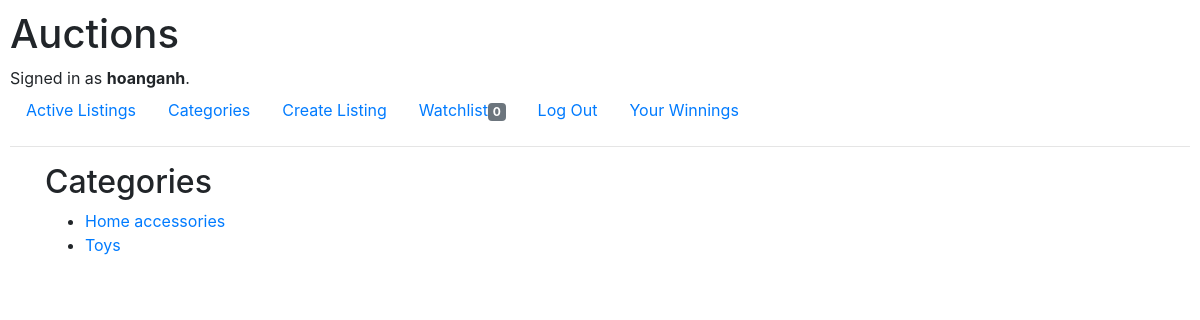
Before: /categories (signed in) with the older database file.
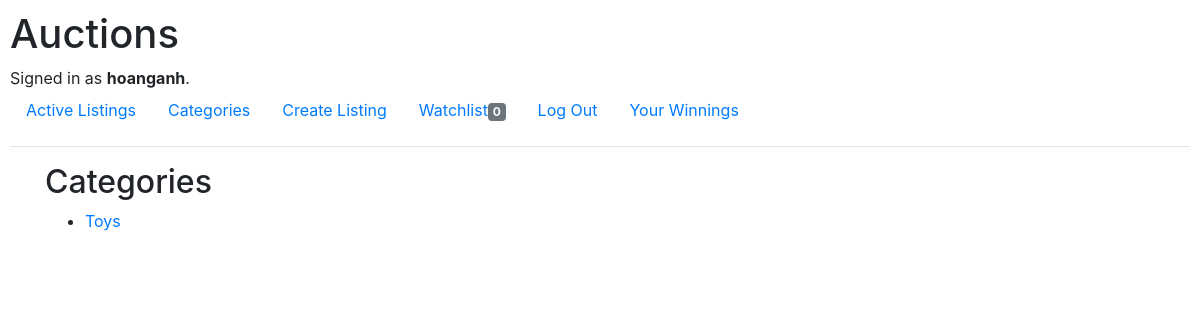
After: the same page with the newer database file.
### auctions/models.py (models this page shows, shortened)
class Listing(models.Model):
    title = models.CharField(max_length=64)
    owner = models.CharField(max_length=64)
    description = models.TextField(max_length=1024)
    price = models.IntegerField()
    category = models.CharField(max_length=64)
    link = models.URLField(max_length=200, blank=True, null=True, default=None)
    time = models.DateTimeField(auto_now_add=True)

### auctions/views.py (the view)
# urls.py: path("categories", views.categories, name="categories"),
def categories(request):
    items=Listing.objects.raw("SELECT * FROM auctions_listing GROUP BY category")
    try:
        w = Watchlist.objects.filter(user=request.user.username)
        wcount=len(w)
    except:
        wcount=None
    return render(request,"auctions/categories.html",{
        "items": items,
        "wcount":wcount
    })

### auctions/templates/auctions/categories.html
{% extends "auctions/layout.html" %}
{% block body %}
    <div class="container">
        <h2>Categories</h2>
    </div>
    <div class="container">
    <ul>
        {% for item in items %}
        <li>
            <a href="{% url 'category' item.category %}">{{item.category}}</a>
        </li>
        {% endfor %}
    </ul>
    </div>
{% endblock %}

Changed rows visible on the page:
removed Listing: category "Home accessories"
